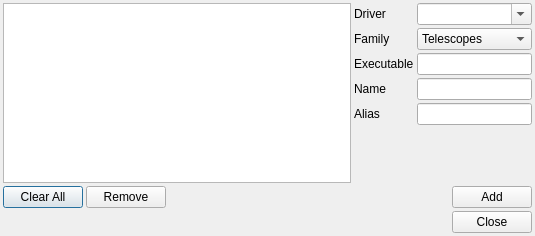
<?xml version="1.0" encoding="UTF-8"?>
<ui version="4.0">
 <class>DriverAlias</class>
 <widget class="QDialog" name="DriverAlias">
  <property name="geometry">
   <rect>
    <x>0</x>
    <y>0</y>
    <width>535</width>
    <height>236</height>
   </rect>
  </property>
  <property name="windowTitle">
   <string>Driver Alias</string>
  </property>
  <layout class="QVBoxLayout" name="verticalLayout">
   <property name="spacing">
    <number>3</number>
   </property>
   <property name="leftMargin">
    <number>3</number>
   </property>
   <property name="topMargin">
    <number>3</number>
   </property>
   <property name="rightMargin">
    <number>3</number>
   </property>
   <property name="bottomMargin">
    <number>3</number>
   </property>
   <item>
    <layout class="QHBoxLayout" name="mainLayout" stretch="2,1">
     <property name="spacing">
      <number>3</number>
     </property>
     <item>
      <widget class="QTableView" name="aliasView">
       <property name="selectionBehavior">
        <enum>QAbstractItemView::SelectRows</enum>
       </property>
      </widget>
     </item>
     <item>
      <layout class="QFormLayout" name="formLayout">
       <item row="0" column="0">
        <widget class="QLabel" name="label_8">
         <property name="text">
          <string>Driver</string>
         </property>
        </widget>
       </item>
       <item row="0" column="1">
        <widget class="QComboBox" name="driverCombo">
         <property name="sizePolicy">
          <sizepolicy hsizetype="MinimumExpanding" vsizetype="Fixed">
           <horstretch>0</horstretch>
           <verstretch>0</verstretch>
          </sizepolicy>
         </property>
         <property name="editable">
          <bool>true</bool>
         </property>
        </widget>
       </item>
       <item row="1" column="0">
        <widget class="QLabel" name="label_9">
         <property name="text">
          <string>Family</string>
         </property>
        </widget>
       </item>
       <item row="1" column="1">
        <widget class="QComboBox" name="familyCombo">
         <item>
          <property name="text">
           <string>Telescopes</string>
          </property>
         </item>
         <item>
          <property name="text">
           <string>CCDs</string>
          </property>
         </item>
         <item>
          <property name="text">
           <string>Filter Wheels</string>
          </property>
         </item>
         <item>
          <property name="text">
           <string>Focusers</string>
          </property>
         </item>
         <item>
          <property name="text">
           <string>Adaptive Optics</string>
          </property>
         </item>
         <item>
          <property name="text">
           <string>Domes</string>
          </property>
         </item>
         <item>
          <property name="text">
           <string>Auxiliary</string>
          </property>
         </item>
         <item>
          <property name="text">
           <string>Detectors</string>
          </property>
         </item>
         <item>
          <property name="text">
           <string>Rotators</string>
          </property>
         </item>
         <item>
          <property name="text">
           <string>Agent</string>
          </property>
         </item>
         <item>
          <property name="text">
           <string>Weather</string>
          </property>
         </item>
        </widget>
       </item>
       <item row="2" column="0">
        <widget class="QLabel" name="label_7">
         <property name="text">
          <string>Executable</string>
         </property>
        </widget>
       </item>
       <item row="2" column="1">
        <widget class="QLineEdit" name="execIN"/>
       </item>
       <item row="3" column="0">
        <widget class="QLabel" name="label_10">
         <property name="text">
          <string>Name</string>
         </property>
        </widget>
       </item>
       <item row="3" column="1">
        <widget class="QLineEdit" name="nameIN"/>
       </item>
       <item row="4" column="0">
        <widget class="QLabel" name="label_6">
         <property name="text">
          <string>Alias</string>
         </property>
        </widget>
       </item>
       <item row="4" column="1">
        <widget class="QLineEdit" name="aliasIN"/>
       </item>
      </layout>
     </item>
    </layout>
   </item>
   <item>
    <layout class="QHBoxLayout" name="horizontalLayout">
     <item>
      <widget class="QPushButton" name="clearAllB_2">
       <property name="text">
        <string>Clear All</string>
       </property>
      </widget>
     </item>
     <item>
      <widget class="QPushButton" name="removeAliasB_2">
       <property name="text">
        <string>Remove</string>
       </property>
      </widget>
     </item>
     <item>
      <spacer name="horizontalSpacer_2">
       <property name="orientation">
        <enum>Qt::Horizontal</enum>
       </property>
       <property name="sizeHint" stdset="0">
        <size>
         <width>40</width>
         <height>20</height>
        </size>
       </property>
      </spacer>
     </item>
     <item>
      <widget class="QPushButton" name="pushButton">
       <property name="text">
        <string>Add</string>
       </property>
      </widget>
     </item>
    </layout>
   </item>
   <item>
    <widget class="QDialogButtonBox" name="buttonBox">
     <property name="orientation">
      <enum>Qt::Horizontal</enum>
     </property>
     <property name="standardButtons">
      <set>QDialogButtonBox::Close</set>
     </property>
    </widget>
   </item>
  </layout>
 </widget>
 <resources/>
 <connections>
  <connection>
   <sender>buttonBox</sender>
   <signal>accepted()</signal>
   <receiver>DriverAlias</receiver>
   <slot>accept()</slot>
   <hints>
    <hint type="sourcelabel">
     <x>248</x>
     <y>254</y>
    </hint>
    <hint type="destinationlabel">
     <x>157</x>
     <y>274</y>
    </hint>
   </hints>
  </connection>
  <connection>
   <sender>buttonBox</sender>
   <signal>rejected()</signal>
   <receiver>DriverAlias</receiver>
   <slot>reject()</slot>
   <hints>
    <hint type="sourcelabel">
     <x>316</x>
     <y>260</y>
    </hint>
    <hint type="destinationlabel">
     <x>286</x>
     <y>274</y>
    </hint>
   </hints>
  </connection>
 </connections>
</ui>
